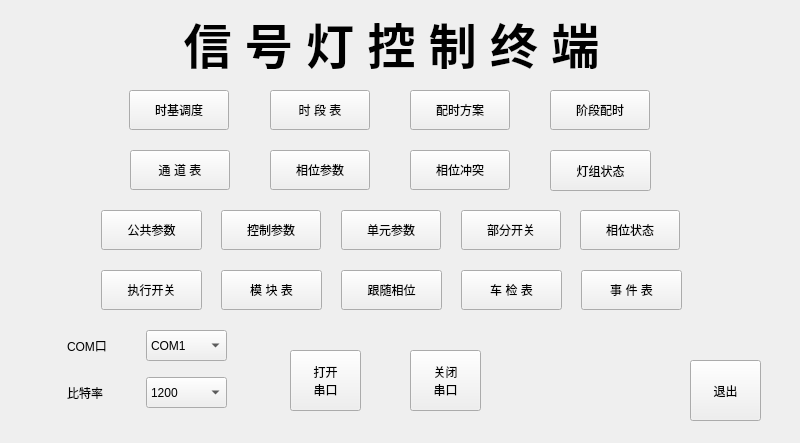
<?xml version="1.0" encoding="UTF-8"?>
<ui version="4.0">
 <class>MainWindow</class>
 <widget class="QMainWindow" name="MainWindow">
  <property name="geometry">
   <rect>
    <x>0</x>
    <y>0</y>
    <width>800</width>
    <height>443</height>
   </rect>
  </property>
  <property name="windowTitle">
   <string>[GB/T 20999-2007]信号控制终端(晋城路丰科技公司)</string>
  </property>
  <property name="documentMode">
   <bool>false</bool>
  </property>
  <widget class="QWidget" name="centralWidget">
   <widget class="QPushButton" name="showtimeinterval">
    <property name="geometry">
     <rect>
      <x>270</x>
      <y>90</y>
      <width>100</width>
      <height>40</height>
     </rect>
    </property>
    <property name="styleSheet">
     <string notr="true">font: 14pt &quot;黑体&quot;;</string>
    </property>
    <property name="text">
     <string>时 段 表</string>
    </property>
   </widget>
   <widget class="QPushButton" name="pushButton">
    <property name="geometry">
     <rect>
      <x>690</x>
      <y>360</y>
      <width>71</width>
      <height>61</height>
     </rect>
    </property>
    <property name="styleSheet">
     <string notr="true"/>
    </property>
    <property name="text">
     <string>退出</string>
    </property>
   </widget>
   <widget class="QPushButton" name="showtimebase">
    <property name="geometry">
     <rect>
      <x>129</x>
      <y>90</y>
      <width>100</width>
      <height>40</height>
     </rect>
    </property>
    <property name="styleSheet">
     <string notr="true">font: 14pt &quot;黑体&quot;;</string>
    </property>
    <property name="text">
     <string>时基调度</string>
    </property>
   </widget>
   <widget class="QPushButton" name="showchanneltab">
    <property name="geometry">
     <rect>
      <x>130</x>
      <y>150</y>
      <width>100</width>
      <height>40</height>
     </rect>
    </property>
    <property name="styleSheet">
     <string notr="true">font: 14pt &quot;黑体&quot;;</string>
    </property>
    <property name="text">
     <string>通 道 表</string>
    </property>
   </widget>
   <widget class="QPushButton" name="showtimingplan">
    <property name="geometry">
     <rect>
      <x>410</x>
      <y>90</y>
      <width>100</width>
      <height>40</height>
     </rect>
    </property>
    <property name="styleSheet">
     <string notr="true">font: 14pt &quot;黑体&quot;;</string>
    </property>
    <property name="text">
     <string>配时方案</string>
    </property>
   </widget>
   <widget class="QPushButton" name="showphaseparm">
    <property name="geometry">
     <rect>
      <x>270</x>
      <y>150</y>
      <width>100</width>
      <height>40</height>
     </rect>
    </property>
    <property name="styleSheet">
     <string notr="true">font: 14pt &quot;黑体&quot;;</string>
    </property>
    <property name="text">
     <string>相位参数</string>
    </property>
   </widget>
   <widget class="QPushButton" name="opencom">
    <property name="geometry">
     <rect>
      <x>290</x>
      <y>350</y>
      <width>71</width>
      <height>61</height>
     </rect>
    </property>
    <property name="styleSheet">
     <string notr="true">font: 14pt &quot;黑体&quot;;</string>
    </property>
    <property name="text">
     <string>打开
串口</string>
    </property>
   </widget>
   <widget class="QPushButton" name="showPubParm">
    <property name="geometry">
     <rect>
      <x>101</x>
      <y>210</y>
      <width>101</width>
      <height>40</height>
     </rect>
    </property>
    <property name="styleSheet">
     <string notr="true">font: 14pt &quot;黑体&quot;;</string>
    </property>
    <property name="text">
     <string>公共参数</string>
    </property>
   </widget>
   <widget class="QLabel" name="label">
    <property name="geometry">
     <rect>
      <x>67</x>
      <y>335</y>
      <width>61</width>
      <height>21</height>
     </rect>
    </property>
    <property name="styleSheet">
     <string notr="true">font: 14pt &quot;黑体&quot;;</string>
    </property>
    <property name="text">
     <string>COM口</string>
    </property>
   </widget>
   <widget class="QPushButton" name="showContrlParm">
    <property name="geometry">
     <rect>
      <x>221</x>
      <y>210</y>
      <width>100</width>
      <height>40</height>
     </rect>
    </property>
    <property name="styleSheet">
     <string notr="true">font: 14pt &quot;黑体&quot;;</string>
    </property>
    <property name="text">
     <string>控制参数</string>
    </property>
   </widget>
   <widget class="QLabel" name="label_2">
    <property name="geometry">
     <rect>
      <x>106</x>
      <y>8</y>
      <width>571</width>
      <height>61</height>
     </rect>
    </property>
    <property name="whatsThis">
     <string>&lt;!DOCTYPE HTML PUBLIC &quot;-//W3C//DTD HTML 4.0//EN&quot; &quot;http://www.w3.org/TR/REC-html40/strict.dtd&quot;&gt;
&lt;html&gt;&lt;head&gt;&lt;meta name=&quot;qrichtext&quot; content=&quot;1&quot; /&gt;&lt;style type=&quot;text/css&quot;&gt;
p, li { white-space: pre-wrap; }
&lt;/style&gt;&lt;/head&gt;&lt;body style=&quot; font-family:'仿宋'; font-size:36pt; font-weight:400; font-style:normal;&quot;&gt;
&lt;p align=&quot;center&quot; style=&quot;-qt-paragraph-type:empty; margin-top:0px; margin-bottom:0px; margin-left:0px; margin-right:0px; -qt-block-indent:0; text-indent:0px;&quot;&gt;&lt;/p&gt;&lt;/body&gt;&lt;/html&gt;</string>
    </property>
    <property name="styleSheet">
     <string notr="true">font: 36pt &quot;仿宋&quot;;</string>
    </property>
    <property name="text">
     <string>&lt;!DOCTYPE HTML PUBLIC &quot;-//W3C//DTD HTML 4.0//EN&quot; &quot;http://www.w3.org/TR/REC-html40/strict.dtd&quot;&gt;
&lt;html&gt;&lt;head&gt;&lt;meta name=&quot;qrichtext&quot; content=&quot;1&quot; /&gt;&lt;style type=&quot;text/css&quot;&gt;
p, li { white-space: pre-wrap; }
&lt;/style&gt;&lt;/head&gt;&lt;body style=&quot; font-family:'仿宋'; font-size:36pt; font-weight:400; font-style:normal;&quot;&gt;
&lt;p align=&quot;center&quot; style=&quot; margin-top:0px; margin-bottom:0px; margin-left:0px; margin-right:0px; -qt-block-indent:0; text-indent:0px;&quot;&gt;&lt;span style=&quot; font-weight:600;&quot;&gt;信 号 灯 控 制 终 端&lt;/span&gt;&lt;/p&gt;&lt;/body&gt;&lt;/html&gt;</string>
    </property>
    <property name="textFormat">
     <enum>Qt::AutoText</enum>
    </property>
    <property name="alignment">
     <set>Qt::AlignCenter</set>
    </property>
   </widget>
   <widget class="QPushButton" name="showphasestatus">
    <property name="enabled">
     <bool>true</bool>
    </property>
    <property name="geometry">
     <rect>
      <x>580</x>
      <y>210</y>
      <width>100</width>
      <height>40</height>
     </rect>
    </property>
    <property name="styleSheet">
     <string notr="true">font: 14pt &quot;黑体&quot;;</string>
    </property>
    <property name="text">
     <string>相位状态</string>
    </property>
   </widget>
   <widget class="QPushButton" name="showUnitParm">
    <property name="geometry">
     <rect>
      <x>341</x>
      <y>210</y>
      <width>100</width>
      <height>40</height>
     </rect>
    </property>
    <property name="styleSheet">
     <string notr="true">font: 14pt &quot;黑体&quot;;</string>
    </property>
    <property name="text">
     <string>单元参数</string>
    </property>
   </widget>
   <widget class="QComboBox" name="comboBox">
    <property name="geometry">
     <rect>
      <x>146</x>
      <y>330</y>
      <width>81</width>
      <height>31</height>
     </rect>
    </property>
    <item>
     <property name="text">
      <string>COM1</string>
     </property>
    </item>
    <item>
     <property name="text">
      <string>COM2</string>
     </property>
    </item>
    <item>
     <property name="text">
      <string>COM3</string>
     </property>
    </item>
    <item>
     <property name="text">
      <string>COM4</string>
     </property>
    </item>
    <item>
     <property name="text">
      <string>COM5</string>
     </property>
    </item>
    <item>
     <property name="text">
      <string>COM6</string>
     </property>
    </item>
    <item>
     <property name="text">
      <string>COM7</string>
     </property>
    </item>
    <item>
     <property name="text">
      <string>COM8</string>
     </property>
    </item>
    <item>
     <property name="text">
      <string>COM9</string>
     </property>
    </item>
    <item>
     <property name="text">
      <string>COM10</string>
     </property>
    </item>
    <item>
     <property name="text">
      <string>COM11</string>
     </property>
    </item>
   </widget>
   <widget class="QPushButton" name="showphaseconfli">
    <property name="enabled">
     <bool>true</bool>
    </property>
    <property name="geometry">
     <rect>
      <x>410</x>
      <y>150</y>
      <width>100</width>
      <height>40</height>
     </rect>
    </property>
    <property name="styleSheet">
     <string notr="true">font: 14pt &quot;黑体&quot;;</string>
    </property>
    <property name="text">
     <string>相位冲突</string>
    </property>
   </widget>
   <widget class="QPushButton" name="showswitch">
    <property name="geometry">
     <rect>
      <x>461</x>
      <y>210</y>
      <width>100</width>
      <height>40</height>
     </rect>
    </property>
    <property name="styleSheet">
     <string notr="true">font: 14pt &quot;黑体&quot;;</string>
    </property>
    <property name="text">
     <string>部分开关</string>
    </property>
   </widget>
   <widget class="QPushButton" name="closecom">
    <property name="geometry">
     <rect>
      <x>410</x>
      <y>350</y>
      <width>71</width>
      <height>61</height>
     </rect>
    </property>
    <property name="styleSheet">
     <string notr="true">font: 14pt &quot;黑体&quot;;</string>
    </property>
    <property name="text">
     <string>关闭
串口</string>
    </property>
   </widget>
   <widget class="QPushButton" name="showphasetiming">
    <property name="geometry">
     <rect>
      <x>550</x>
      <y>90</y>
      <width>100</width>
      <height>40</height>
     </rect>
    </property>
    <property name="styleSheet">
     <string notr="true">font: 14pt &quot;黑体&quot;;</string>
    </property>
    <property name="text">
     <string>阶段配时</string>
    </property>
   </widget>
   <widget class="QComboBox" name="comboBox_2">
    <property name="geometry">
     <rect>
      <x>146</x>
      <y>377</y>
      <width>81</width>
      <height>31</height>
     </rect>
    </property>
    <item>
     <property name="text">
      <string>1200</string>
     </property>
    </item>
    <item>
     <property name="text">
      <string>2400</string>
     </property>
    </item>
    <item>
     <property name="text">
      <string>4800</string>
     </property>
    </item>
    <item>
     <property name="text">
      <string>9600</string>
     </property>
    </item>
    <item>
     <property name="text">
      <string>19200</string>
     </property>
    </item>
    <item>
     <property name="text">
      <string>38400</string>
     </property>
    </item>
    <item>
     <property name="text">
      <string>57600</string>
     </property>
    </item>
    <item>
     <property name="text">
      <string>115200</string>
     </property>
    </item>
   </widget>
   <widget class="QLabel" name="label_3">
    <property name="geometry">
     <rect>
      <x>67</x>
      <y>382</y>
      <width>61</width>
      <height>21</height>
     </rect>
    </property>
    <property name="styleSheet">
     <string notr="true">font: 14pt &quot;黑体&quot;;</string>
    </property>
    <property name="text">
     <string>比特率</string>
    </property>
   </widget>
   <widget class="QPushButton" name="showParmRun">
    <property name="geometry">
     <rect>
      <x>101</x>
      <y>270</y>
      <width>101</width>
      <height>40</height>
     </rect>
    </property>
    <property name="styleSheet">
     <string notr="true">font: 14pt &quot;黑体&quot;;</string>
    </property>
    <property name="text">
     <string>执行开关</string>
    </property>
   </widget>
   <widget class="QPushButton" name="showmodeltab">
    <property name="geometry">
     <rect>
      <x>221</x>
      <y>270</y>
      <width>101</width>
      <height>40</height>
     </rect>
    </property>
    <property name="styleSheet">
     <string notr="true">font: 14pt &quot;黑体&quot;;</string>
    </property>
    <property name="text">
     <string>模 块 表</string>
    </property>
   </widget>
   <widget class="QPushButton" name="showcartest">
    <property name="geometry">
     <rect>
      <x>461</x>
      <y>270</y>
      <width>101</width>
      <height>40</height>
     </rect>
    </property>
    <property name="styleSheet">
     <string notr="true">font: 14pt &quot;黑体&quot;;</string>
    </property>
    <property name="text">
     <string>车 检 表</string>
    </property>
   </widget>
   <widget class="QPushButton" name="showflowphase">
    <property name="geometry">
     <rect>
      <x>341</x>
      <y>270</y>
      <width>101</width>
      <height>40</height>
     </rect>
    </property>
    <property name="styleSheet">
     <string notr="true">font: 14pt &quot;黑体&quot;;</string>
    </property>
    <property name="text">
     <string>跟随相位</string>
    </property>
   </widget>
   <widget class="QPushButton" name="showevent">
    <property name="geometry">
     <rect>
      <x>581</x>
      <y>270</y>
      <width>101</width>
      <height>40</height>
     </rect>
    </property>
    <property name="styleSheet">
     <string notr="true">font: 14pt &quot;黑体&quot;;</string>
    </property>
    <property name="text">
     <string>事 件 表</string>
    </property>
   </widget>
   <widget class="QPushButton" name="status">
    <property name="geometry">
     <rect>
      <x>550</x>
      <y>150</y>
      <width>101</width>
      <height>41</height>
     </rect>
    </property>
    <property name="styleSheet">
     <string notr="true">font: 14pt &quot;黑体&quot;;</string>
    </property>
    <property name="text">
     <string>灯组状态</string>
    </property>
   </widget>
  </widget>
 </widget>
 <layoutdefault spacing="6" margin="11"/>
 <resources/>
 <connections/>
</ui>
